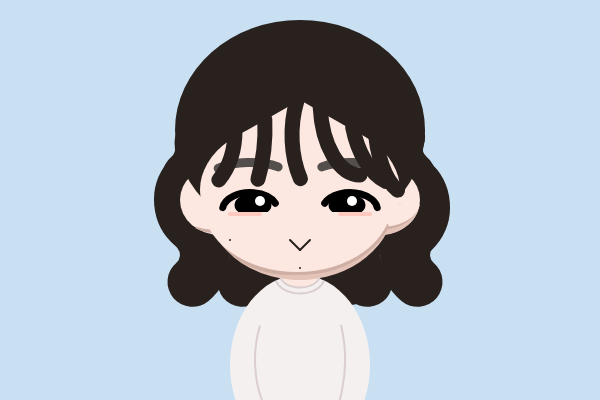
Frame 1 (no input)
Frame 60 (no input): identical to frame 1, image omitted
Frame 120 (the mouse pressed at the canvas centre since frame 60): identical to frame 1, image omitted

The p5.js sketch that drew this single still picture (run headless with seeded random() and noise() and a simulated clock; from frame 60 on, the mouse is pressed at the canvas centre):

// p5.js sketch
// ── sketch.js
function setup() {
  createCanvas(600, 400); 
}

function draw() {
  background("#c9e0f2");
  
  noFill();
  stroke("#29211e");
  strokeWeight(50);
  arc(165, 149, 70, 70, radians(-10), radians(50));
  arc(214, 200, 70, 70, radians(130), radians(220));
  arc(170, 255, 70, 70, radians(-40), radians(50));
  arc(220, 255, 70, 70, radians(-10), radians(50));
  arc(433, 149, 70, 70, radians(130), radians(200));
  arc(390, 207, 70, 70, radians(-50), radians(50));
  arc(440, 255, 70, 70, radians(130), radians(220));
  arc(390, 255, 70, 70, radians(130), radians(200));
  line(290, 280, 350, 280);
  
  noStroke();
  fill("#f5f0f0");
  arc(300, 365, 140, 180, -PI, PI);

  fill(" #fce8e1");
  arc(300, 275, 40, 25, 0, PI);
  arc(220, 200, 80, 70, HALF_PI, -HALF_PI);
  arc(380, 200, 80, 70, -HALF_PI, HALF_PI);
  
  fill("#29211e");
  ellipse(300, 130, 250, 220);
  
  fill("#e3c3b8");
  arc(300, 200, 190, 160, radians(15), radians(140));
  arc(380, 200, 80, 70, radians(15), radians(140));
  
  fill("#cfaea3");
  ellipse(300, 200, 190, 150);
  ellipse(289, 210, 160, 130);
  arc(216, 199, 80, 68, radians(70), radians(125));
  arc(380, 200, 80, 60, radians(10), radians(80));
  
  fill("#fce8e1");
  ellipse(300, 190, 200, 140);
  arc(297, 202, 190, 140, radians(0), radians(180));
  arc(212, 197, 80, 65, radians(10), radians(125));
  arc(380, 202, 80, 50, radians(4), radians(70));
  triangle(300, 100, 230, 140, 370, 140);
  
  noFill();
  stroke("#000000");
  strokeWeight(7);
  arc(250, 210, 55, 35, radians(185), radians(-15));
  arc(350, 210, 55, 35, radians(-165), radians(-5));
  
  fill("#000000");
  ellipse(253, 205, 30, 15);
  ellipse(347, 205, 30, 15);
  
  stroke("#544e4d");
  strokeWeight(9);
  noFill();
  arc(250, 180, 85, 35, radians(200), radians(-25));
  arc(350, 180, 85, 35, radians(-155), radians(-20));
  
  stroke("#29211e");
  strokeWeight(15);
  arc(337, 135, 90, 150, radians(130), radians(220));
  arc(360, 100, 80, 150, radians(90), radians(170));
  arc(400, 100, 100, 170, radians(100), radians(150));
  arc(410, 120, 70, 150, radians(100), radians(170));
  arc(215, 128, 100, 200, radians(-10), radians(50));
  arc(190, 130, 90, 130, radians(0), radians(60));
  
  strokeWeight(2);
  line(290, 240, 300, 250);
  line(310, 240, 300, 250);
  point(230, 240);
  point(300, 268)
  
  stroke("#dbcece");
  noFill();
  arc(300, 275, 40, 25, radians(10), radians(170));
  arc(300, 276, 50, 35, radians(13), radians(167));
  arc(300, 360, 90, 150, radians(130), radians(220));
  arc(300, 360, 90, 170, radians(-40), radians(90));
  
  noStroke();
  fill("#fce8e1");
  rect(230, 212, 40, 20);
  rect(330, 212, 40, 20);
  fill(255, 255, 255);
  circle(260, 201, 10);
  circle(352, 201, 10);
  
  stroke("#ffc9bf");
  strokeWeight(4);
  line(230, 214, 260, 214);
  line(340, 214, 370, 214);
}
